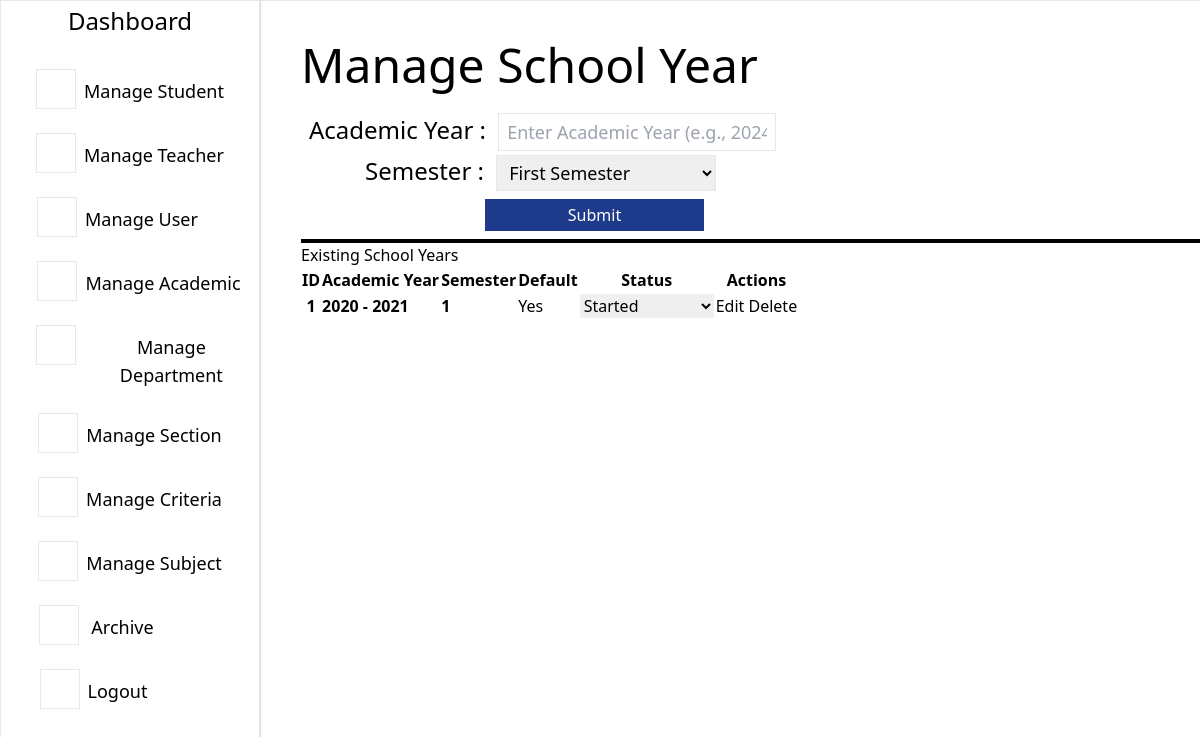
The app's page /admin/academic_create.php with its own data.
### tables this page shows
CREATE TABLE `tblschoolyear` (
  `schoolyear_id` int NOT NULL,
  `school_year` varchar(255) NOT NULL,
  `semester` enum('1','2','3','') DEFAULT NULL,
  `is_default` enum('No','Yes') DEFAULT 'No',
  `is_status` enum('Not Yet Started','Started','Closed') DEFAULT 'Not Yet Started'
);

### admin/academic_create.php (the view, shortened to what this page needs)
<?php
include("../database/dbconnect.php");
$edit_id = null;
$edit_year = '';
$edit_semester = '';
$school_years = $conn->query("SELECT * FROM tblschoolyear");
?>
<!DOCTYPE html>
<html lang="en">
<head>
  <script src="https://cdn.tailwindcss.com"></script>
</head>
<body>
<aside>
    <div class="container">
      <div class="fixed bottom-0 left-0 top-0 z-50 w-[260px] border shadow">
        <div class=" text-2xl text-center hover:bg-blue-900 hover:text-white py-1 rounded-sm cursor-pointer">
          <a href="adminDashboard.php" class="cursor-pointer">Dashboard</a>
        </div>
        <div class="flex flex-col justify-evenly item-center text-center gap-2 mt-5">
          <div class="flex justify-center item-center gap-2 hover:bg-[#161D6F] py-2 hover:text-white cursor-pointer">
            <div class="h-10 w-10 border">
            </div>
            <div class="mt-2 text-lg">
              <a href="../admin/student_view.php">Manage Student</a>
            </div>
          </div>
          <div class="flex justify-center item-center gap-2 hover:bg-[#161D6F] py-2 hover:text-white cursor-pointer">
            <div class="h-10 w-10 border">
            </div>
            <div class="mt-2 text-lg">
              <a href="../admin/teacher_view.php">Manage Teacher</a>
            </div>
          </div>
          <div class="flex justify-center item-center gap-2 hover:bg-[#161D6F] py-2 hover:text-white cursor-pointer ms-[-25px]">
            <div class="h-10 w-10 border">
            </div>
            <div class="mt-2 text-lg">
              <a href="">Manage User</a>
            </div>
          </div>
          <div class="flex justify-center item-center gap-2  hover:bg-[#161D6F] py-2 hover:text-white cursor-pointer ms-[18px]">
            <div class="h-10 w-10 border">
            </div>
            <div class="mt-2 text-lg">
              <a href="../admin/academic_create.php">Manage Academic</a>
            </div>
          </div>
          <div class="flex justify-center item-center gap-2 hover:bg-[#161D6F]
            py-2 hover:text-white cursor-pointer ms-[35px]">
            <div class="h-10 w-10 border">
            </div>
            <div class="mt-2 text-lg">
              <a href="../admin/department_create.php">Manage Department</a>
            </div>
          </div>
          <div class="flex justify-center item-center gap-2 hover:bg-[#161D6F] py-2 hover:text-white cursor-pointer">
            <div class="h-10 w-10 border">
            </div>
            <div class="mt-2 text-lg">
              <a href="../admin/section_create.php">Manage Section</a>
            </div>
          </div>
          <div class="flex justify-center item-center gap-2 hover:bg-[#161D6F] py-2 hover:text-white cursor-pointer">
            <div class="h-10 w-10 border">
            </div>
            <div class="mt-2 text-lg">
              <a href="../admin/criteria_create.php">Manage Criteria</a>
            </div>
          </div>
          <div class="flex justify-center item-center gap-2 hover:bg-[#161D6F] py-2 hover:text-white cursor-pointer">
            <div class="h-10 w-10 border">
            </div>
            <div class="mt-2 text-lg">
              <a href="../admin/subject_create.php">Manage Subject</a>
            </div>
          </div>
          <div class="flex justify-center item-center gap-2 hover:bg-[#161D6F] py-2 hover:text-white cursor-pointer">
            <div class="h-10 w-10 border ms-[-63px]">
            </div>
            <div class="mt-2 text-lg mx-1">
              <a href="">Archive</a>
            </div>
          </div>
          <div class="flex justify-center
            item-center gap-2 hover:bg-[#161D6F]
              py-2 hover:text-white ms-[-73px]">
            <div class="h-10 w-10 border">
            </div>
            <div class="mt-2 text-lg">
              <a href="../logout.php">Logout</a>
            </div>
          </div>
        </div>
      </div>
    </div>
  </aside>
  <div class="container">
    <main>
      <div class="fixed bottom-0 left-0 right-0 top-0 z-10 mx-[260px] w-[1200px] p-10 border">
        <h1 class="text-5xl">Manage School Year</h1>
        <form action="" method="POST">
          <div class="mt-4 border-b-4 border-black p-2">
            <div>
              <label for="year" class="text-2xl">Academic Year :</label>
              <input
                type="text"
                id="year"
                name="year"
                required
                placeholder="Enter Academic Year (e.g., 2024 - 2025)"
                value="<?php echo $edit_year; ?>"
                class="px-2 py-1 border text-lg mx-2" ><br>
            </div>
            <div class="mx-9">
              <label for="semester" class="text-2xl mx-5">Semester :</label>
              <select
                id="semester"
                name="semester"
                required
                class="px-2 py-1 border text-lg w-[220px] mx-[-12px] mt-1">
                <option value="1" <?php echo ($edit_semester == '1') ? 'selected' : ''; ?>>First Semester</option>
              </select>
            </div>
            <div class="mx-44 mt-2 bg-blue-900 w-[219px] py-1 text-center text-white">
              <button type="submit" name="save"><?php echo $edit_id ? 'Update' : 'Submit'; ?></button>
            </div>
          </div>
        </form>
        <h2>Existing School Years</h2>
        <table>
          <tr>
            <th>ID</th>
            <th>Academic Year</th>
            <th>Semester</th>
            <th>Default</th>
            <th>Status</th>
            <th>Actions</th>
          </tr>
          <tbody>
            <?php
            $i = 1;
            while ($row = $school_years->fetch_assoc()):
              $active = $row['is_default'];
            ?>
              <tr>
                <th class="text-center"><?php echo $i++ ?></th>
                <td><b><?php echo $row['school_year']; ?></b></td>
                <td><b><?php echo $row['semester']; ?></b></td>
                <td>
                  <button onclick="toggleActive(<?php echo $row['schoolyear_id']; ?>, '<?php echo $active; ?>')">
                    <?php echo $active === 'Yes' ? 'Yes' : 'No'; ?>
                  </button>
                </td>
                <td>
                  <select id="status-<?php echo $row['schoolyear_id']; ?>" onchange="updateStatus(<?php echo $row['schoolyear_id']; ?>, this.value)" <?php echo $active === 'Yes' ? '' : 'disabled'; ?>>
                    <option value="Started" <?php echo $row['is_status'] === 'Started' ? 'selected' : ''; ?>>Started</option>
                  </select>
                </td>
                <td class="text-center">
                  <div class="btn-group">
                    <button class="btn1"><a class="btn3" href="?editid=<?php echo $row['schoolyear_id']; ?>">Edit</a></button>
                    <a class="btn1" href="?delete_id=<?php echo $row['schoolyear_id']; ?>" onclick="return confirm('Are you sure you want to delete this school year?')">Delete</a>
                  </div>
                </td>
              </tr>
            <?php endwhile; ?>
          </tbody>
        </table>
      </div>
    </main>
  </div>
</body>
</html>

### records on screen
tblschoolyear: school_year "2020 - 2021", semester "1", shows "Yes", is_status+schoolyear_id+is_default "Started"
